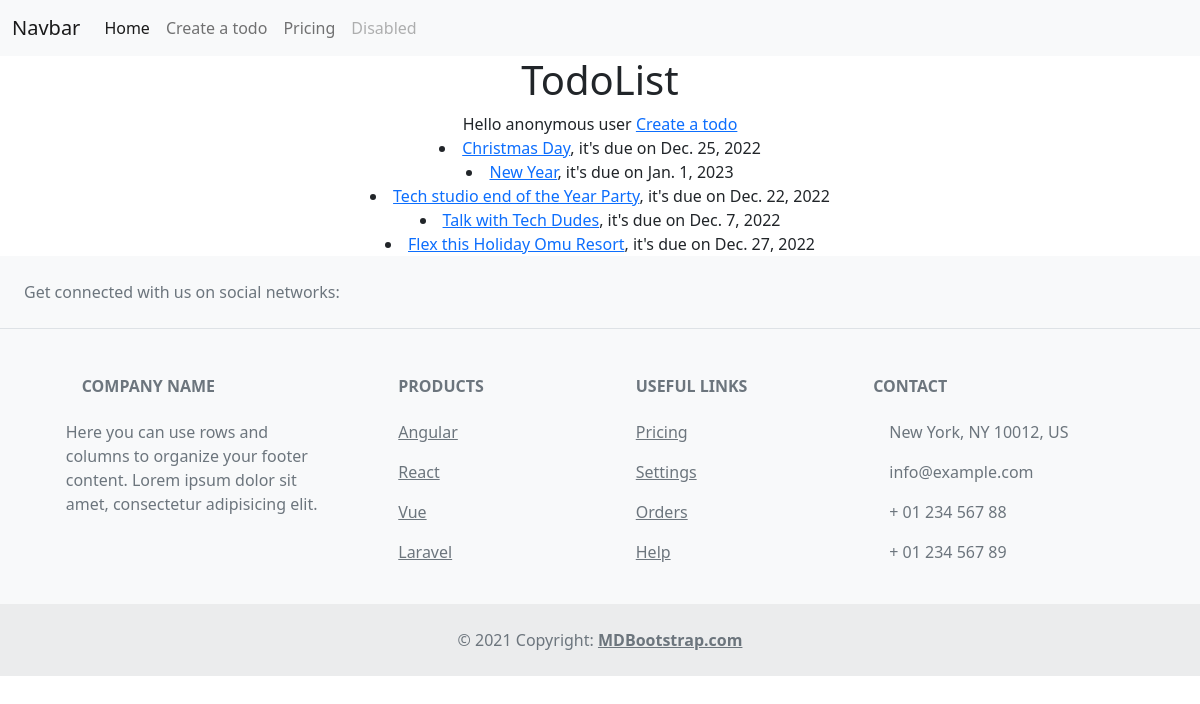
The page / on the database its author committed.
### todoapp/models.py (models this page shows)
class Todo(models.Model):
    name = models.CharField(max_length=100)
    due_date = models.DateField()
    def __str__(self):
        return self.name

### todoapp/views.py (the view)
# urls.py: path('', todo_list),
def todo_list(request):
    todos = Todo.objects.all()
    print(todos)
    context = {
        "todo_list" : todos
    }
    return render(request, 'todoapp/todo_list.html', context)

### todoapp/templates/todoapp/todo_list.html
{% extends 'todo_list2.html' %}
{% block content %}
<center>
    <h1>TodoList</h1>
    {% if request.user.is_authenticated %}
    Hello {{request.user.username}}
    {% else %}
    Hello anonymous user
    {% endif %}
    <a href="/create">Create a todo</a>
        {% for todo in todo_list %}
        <li><a href="/{{todo.id}}">{{ todo.name }}</a>, it's due on {{ todo.due_date }}</li>
        {% endfor %}
</center>
{% endblock %}

### templates/todo_list2.html (shortened to what this page needs)
<!DOCTYPE html>
<html lang="en">
<head>
    <link href="https://cdn.jsdelivr.net/npm/bootstrap@5.2.3/dist/css/bootstrap.min.css" rel="stylesheet"
>
</head>
<body>
    <nav class="navbar navbar-expand-lg bg-light">
        <div class="container-fluid">
            <a class="navbar-brand" href="#">Navbar</a>
            <div class="collapse navbar-collapse" id="navbarNav">
                <ul class="navbar-nav">
                    <li class="nav-item">
                        <a class="nav-link active" aria-current="page" href="/">Home</a>
                    </li>
                    <li class="nav-item">
                        <a class="nav-link" href="/create">Create a todo</a>
                    </li>
                    <li class="nav-item">
                        <a class="nav-link" href="#">Pricing</a>
                    </li>
                    <li class="nav-item">
                        <a class="nav-link disabled">Disabled</a>
                    </li>
                </ul>
            </div>
        </div>
    </nav>
    {% block content %}{% endblock %}
    <footer class="text-center text-lg-start bg-light text-muted">
        <section class="d-flex justify-content-center justify-content-lg-between p-4 border-bottom">
            <div class="me-5 d-none d-lg-block">
                <span>Get connected with us on social networks:</span>
            </div>
            <div>
            </div>
        </section>
        <section class="">
            <div class="container text-center text-md-start mt-5">
                <div class="row mt-3">
                    <div class="col-md-3 col-lg-4 col-xl-3 mx-auto mb-4">
                        <h6 class="text-uppercase fw-bold mb-4">
                            Company name
                        </h6>
                        <p>
                            Here you can use rows and columns to organize your footer content. Lorem ipsum
                            dolor sit amet, consectetur adipisicing elit.
                        </p>
                    </div>
                    <div class="col-md-2 col-lg-2 col-xl-2 mx-auto mb-4">
                        <h6 class="text-uppercase fw-bold mb-4">
                            Products
                        </h6>
                        <p>
                            <a href="#!" class="text-reset">Angular</a>
                        </p>
                        <p>
                            <a href="#!" class="text-reset">React</a>
                        </p>
                        <p>
                            <a href="#!" class="text-reset">Vue</a>
                        </p>
                        <p>
                            <a href="#!" class="text-reset">Laravel</a>
                        </p>
                    </div>
                    <div class="col-md-3 col-lg-2 col-xl-2 mx-auto mb-4">
                        <h6 class="text-uppercase fw-bold mb-4">
                            Useful links
                        </h6>
                        <p>
                            <a href="#!" class="text-reset">Pricing</a>
                        </p>
                        <p>
                            <a href="#!" class="text-reset">Settings</a>
                        </p>
                        <p>
                            <a href="#!" class="text-reset">Orders</a>
                        </p>
                        <p>
                            <a href="#!" class="text-reset">Help</a>
                        </p>
                    </div>
                    <div class="col-md-4 col-lg-3 col-xl-3 mx-auto mb-md-0 mb-4">
                        <h6 class="text-uppercase fw-bold mb-4">Contact</h6>
                        <p> New York, NY 10012, US</p>
                        <p>
                            info@example.com
                        </p>
                        <p> + 01 234 567 88</p>
                        <p> + 01 234 567 89</p>
                    </div>
                </div>
            </div>
        </section>
        <div class="text-center p-4" style="background-color: rgba(0, 0, 0, 0.05);">
            © 2021 Copyright:
            <a class="text-reset fw-bold" href="https://mdbootstrap.com/">MDBootstrap.com</a>
        </div>
    </footer>
</body>
</html>

### rows shown on the page
Todo: name "Christmas Day", due_date "Dec. 25, 2022"
Todo: name "New Year", due_date "Jan. 1, 2023"
Todo: name "Tech studio end of the Year Party", due_date "Dec. 22, 2022"
Todo: name "Talk with Tech Dudes", due_date "Dec. 7, 2022"
Todo: name "Flex this Holiday Omu Resort", due_date "Dec. 27, 2022"
